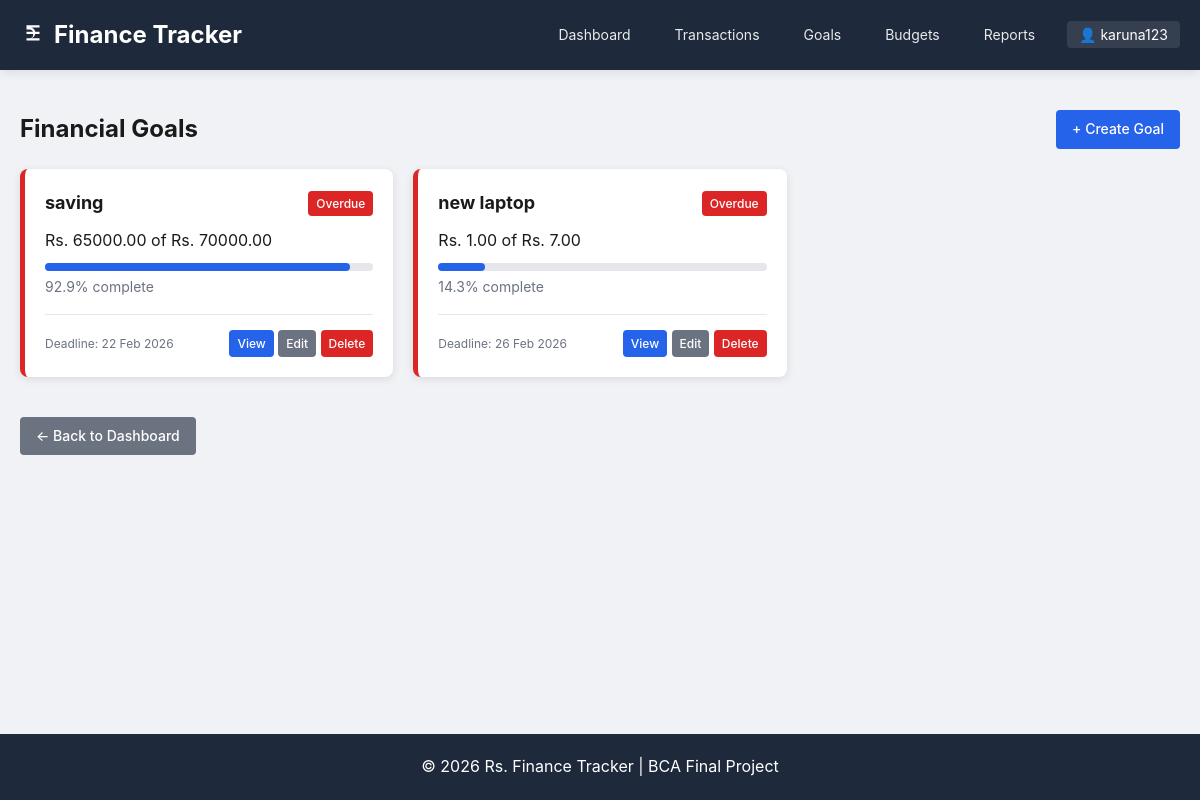
The app's page /goals/ (signed in) with its own data.
### core/models.py (models this page shows, shortened)
class Goal(models.Model):
    user = models.ForeignKey(User, on_delete=models.CASCADE, related_name='goals')
    name = models.CharField(max_length=100)
    target_amount = models.DecimalField(max_digits=10, decimal_places=2)
    current_amount = models.DecimalField(max_digits=10, decimal_places=2, default=0)
    deadline = models.DateField()
    description = models.TextField(blank=True)
    created_at = models.DateTimeField(auto_now_add=True)
    updated_at = models.DateTimeField(auto_now=True)
    class Meta:
        ordering = ['deadline']
    def progress_percentage(self):
        if self.target_amount > 0:
            return (self.current_amount / self.target_amount) * 100
        return 0
    def is_completed(self):
        return self.current_amount >= self.target_amount

### core/views.py (the view)
# urls.py: path('goals/', views.goal_list, name='goal_list'),
@login_required
def goal_list(request):
    goals = Goal.objects.filter(user=request.user)
    today_date = date.today()
    status = request.GET.get('status', '')
    if status == 'active':
        goals = [g for g in goals if g.deadline >= today_date and not g.is_completed()]
    elif status == 'completed':
        goals = [g for g in goals if g.is_completed()]
    elif status == 'overdue':
        goals = [g for g in goals if g.deadline < today_date and not g.is_completed()]
    context = {
        'goals': goals,
        'today': today_date,
        'status': status,
    }
    return render(request, 'core/goal_list.html', context)

### core/templates/core/goal_list.html (shortened to what this page needs)
{% extends 'core/base.html' %}
{% block content %}
<div style="display: flex; justify-content: space-between; align-items: center; margin-bottom: 20px;">
    <h1 style="font-size: 24px; margin: 0;">Financial Goals</h1>
    <a href="{% url 'goal_create' %}" class="btn btn-primary">+ Create Goal</a>
</div>
{% if goals %}
<div style="display: grid; grid-template-columns: repeat(auto-fill, minmax(320px, 1fr)); gap: 20px;">
    {% for goal in goals %}
    <div class="card" style="border-left: 5px solid {% if goal.is_completed %}#16a34a{% elif goal.deadline < today %}#dc2626{% else %}#2563eb{% endif %};">
        <div class="card-body">
            <div style="display: flex; justify-content: space-between; align-items: center; margin-bottom: 10px;">
                <h3 style="margin: 0; font-size: 18px;">{{ goal.name }}</h3>
                {% if goal.is_completed %}
                <span class="badge badge-success">Completed</span>
                {% elif goal.deadline < today %}
                <span class="badge badge-danger">Overdue</span>
                {% else %}
                <span class="badge badge-primary">Active</span>
                {% endif %}
            </div>
            <p style="margin-bottom: 10px;">Rs. {{ goal.current_amount|floatformat:2 }} of Rs. {{ goal.target_amount|floatformat:2 }}</p>
            <div style="width: 100%; height: 8px; background: #e5e7eb; border-radius: 4px; margin-bottom: 5px;">
                <div style="width: {{ goal.progress_percentage }}%; height: 100%; background: {% if goal.is_completed %}#16a34a{% else %}#2563eb{% endif %}; border-radius: 4px;"></div>
            </div>
            <p style="font-size: 14px; color: #6b7280; margin-bottom: 15px;">{{ goal.progress_percentage|floatformat:1 }}% complete</p>
            <div style="display: flex; justify-content: space-between; align-items: center; border-top: 1px solid #e5e7eb; padding-top: 15px;">
                <span style="font-size: 12px; color: #6b7280;">Deadline: {{ goal.deadline|date:"d M Y" }}</span>
                <div>
                    <a href="{% url 'goal_detail' goal.pk %}" class="btn btn-primary" style="padding: 4px 8px; font-size: 12px;">View</a>
                    <a href="{% url 'goal_update' goal.pk %}" class="btn btn-secondary" style="padding: 4px 8px; font-size: 12px;">Edit</a>
                    <a href="{% url 'goal_delete' goal.pk %}" class="btn btn-danger" style="padding: 4px 8px; font-size: 12px;">Delete</a>
                </div>
            </div>
        </div>
    </div>
    {% endfor %}
</div>
{% endif %}
<div style="margin-top: 20px;">
    <a href="{% url 'dashboard' %}" class="btn btn-secondary">← Back to Dashboard</a>
</div>
{% endblock %}

### core/templates/core/base.html (shortened to what this page needs)
{% load static %}
<!DOCTYPE html>
<html lang="en">
<head>
</head>
<body>
    <header class="header">
        <div class="container">
            <div class="logo">
                <a href="{% url 'dashboard' %}">
                    <svg xmlns="http://www.w3.org/2000/svg" width="26" height="26" viewBox="0 0 24 24" fill="currentColor">
                        <path d="M6 3h12v2H9.41A5.002 5.002 0 0114 9h4v2h-4a5.002 5.002 0 01-4.59 4H18v2H6v-2h3.41A3.001 3.001 0 0012 11H6V9h6a3.001 3.001 0 00-2.59-2H6V3z"/>
                    </svg>
                    Finance Tracker
                </a>
            </div>
            <nav class="nav">
                {% if user.is_authenticated %}
                    <a href="{% url 'dashboard' %}" class="nav-link">Dashboard</a>
                    <a href="{% url 'transaction_list' %}" class="nav-link">Transactions</a>
                    <a href="{% url 'goal_list' %}" class="nav-link">Goals</a>
                    <a href="{% url 'budget_list' %}" class="nav-link">Budgets</a>
                    <a href="{% url 'financial_report' %}" class="nav-link">Reports</a>
                    <div class="user-menu">
                        <span class="username">👤 {{ user.username }}</span>
                    </div>
                {% else %}
                    <a href="{% url 'login' %}" class="nav-link">Login</a>
                    <a href="{% url 'register' %}" class="nav-link">Register</a>
                {% endif %}
            </nav>
        </div>
    </header>
    <main class="main">
        <div class="container">
            {% block content %}{% endblock %}
        </div>
    </main>
    <footer class="footer">
        <div class="container">
            <p>© {% now "Y" %} Rs. Finance Tracker | BCA Final Project</p>
        </div>
    </footer>
</body>
</html>

### core/templates/core/base.html (style rules this page uses)
* { margin: 0; padding: 0; box-sizing: border-box; font-family: -apple-system, BlinkMacSystemFont, 'Segoe UI', Roboto, Oxygen, Ubuntu, sans-serif; }
body { background: #f0f2f5; color: #1a1a1a; line-height: 1.6; min-height: 100vh; display: flex; flex-direction: column; }
.container { max-width: 1200px; margin: 0 auto; padding: 0 20px; width: 100%; }
.header { background: #1e293b; color: white; padding: 1rem 0; box-shadow: 0 2px 10px rgba(0,0,0,0.1); }
.header .container { display: flex; justify-content: space-between; align-items: center; flex-wrap: wrap; gap: 15px; }
.logo a { color: white; text-decoration: none; font-size: 1.5rem; font-weight: bold; display: flex; align-items: center; gap: 8px; }
.nav { display: flex; gap: 20px; align-items: center; flex-wrap: wrap; }
.nav-link { color: rgba(255,255,255,0.9); text-decoration: none; padding: 5px 12px; border-radius: 4px; font-size: 14px; transition: all 0.3s; }
.user-menu { position: relative; display: inline-block; }
.username { background: rgba(255,255,255,0.1); padding: 5px 12px; border-radius: 4px; cursor: pointer; font-size: 14px; }
.main { flex: 1; padding: 40px 0; }
.footer { background: #1e293b; color: white; text-align: center; padding: 20px 0; margin-top: auto; }
.btn { display: inline-block; padding: 8px 16px; border-radius: 4px; text-decoration: none; border: none; cursor: pointer; font-size: 14px; font-weight: 500; transition: all 0.3s; }
.btn-primary { background: #2563eb; color: white; }
.btn-danger { background: #dc2626; color: white; }
.btn-secondary { background: #6b7280; color: white; }
.badge { display: inline-block; padding: 3px 8px; border-radius: 4px; font-size: 12px; font-weight: 500; }
.badge-danger { background: #dc2626; color: white; }
.card { background: white; border-radius: 8px; box-shadow: 0 2px 8px rgba(0,0,0,0.1); margin-bottom: 20px; }
.card-body { padding: 20px; }

### records on screen
Goal: name "saving", shows "Overdue", current_amount "65000.00", target_amount "70000.00", progress_percentage "92.9", deadline "22 Feb 2026"
Goal: name "new laptop", shows "Overdue", current_amount "1.00", target_amount "7.00", progress_percentage "14.3", deadline "26 Feb 2026"

### other values on screen
{{ user.username }} "karuna123"
